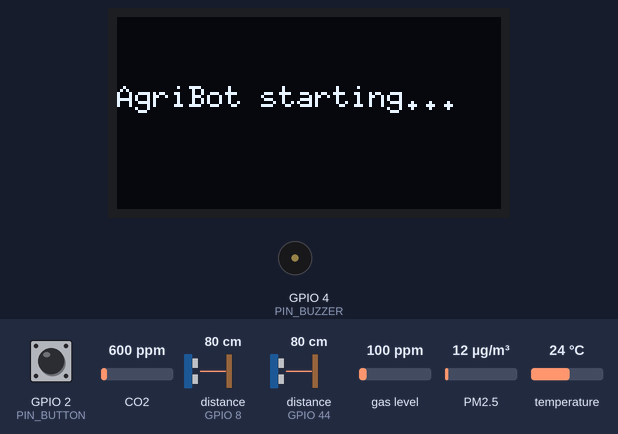
Bench run of a sketch on a simulated Seeed XIAO ESP32-S3. On the bench: 128×64 one-colour display, buzzer (waves = sounding). Wiring (inferred from the names in the program): 2 × ultrasonic range finder: trigger GPIO 7, echo GPIO 8 / trigger GPIO 43, echo GPIO 44; dust sensor: data GPIO 1; MCP9808 temperature sensor at I2C address 0x18. The test bench sets the inputs (shaded band); at power-on: distance to the obstacle (sensors on GPIO 44, GPIO 8) 80 cm, CO2 600 ppm, GPIO 2 (PIN_BUTTON) HIGH, gas level 100 ppm, PM2.5 12 µg/m³, temperature 24 °C. The echo pulse lasts 58.3 µs per cm; WiFi joins after 1.5 s; servers stay silent unless stated; uploads are accepted with an empty reply; what the sketch prints to the serial monitor is not drawn.

Above: at 0.33 s.
1.3 s: distance to the obstacle (sensor on GPIO 44) set to 2 cm
At 5.0 s:
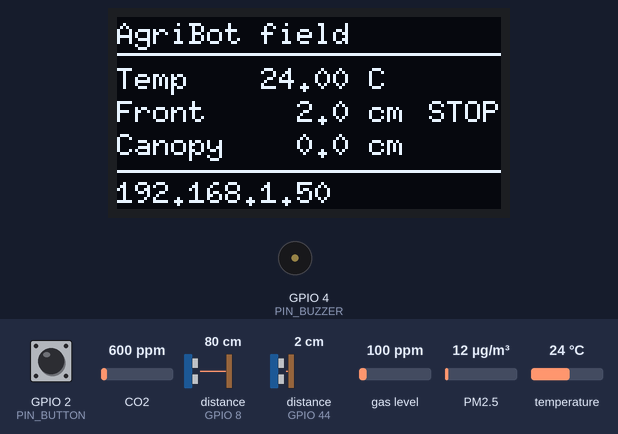
7.7 s: CO2 set to 2350 ppm
At 9.0 s:
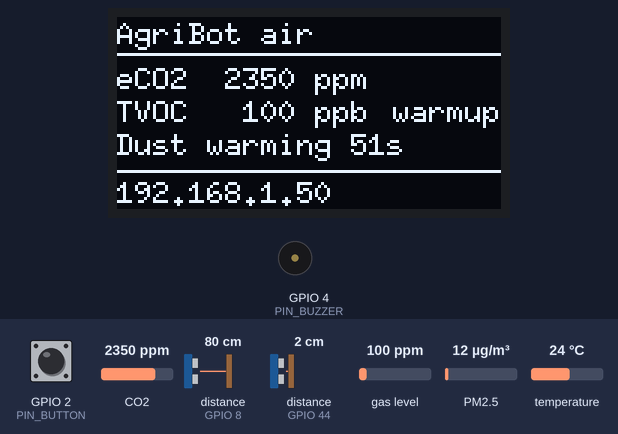
14.1 s: GPIO 2 (PIN_BUTTON) pulled LOW for 0.15 s
At 15.8 s:
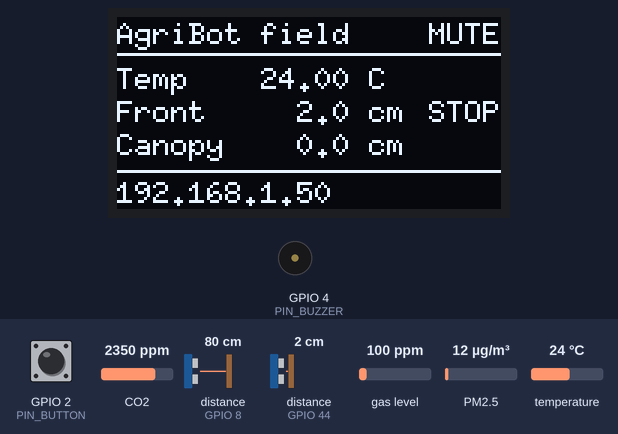
20.6 s: GPIO 2 (PIN_BUTTON) pulled LOW for 1 s
At 25.0 s:
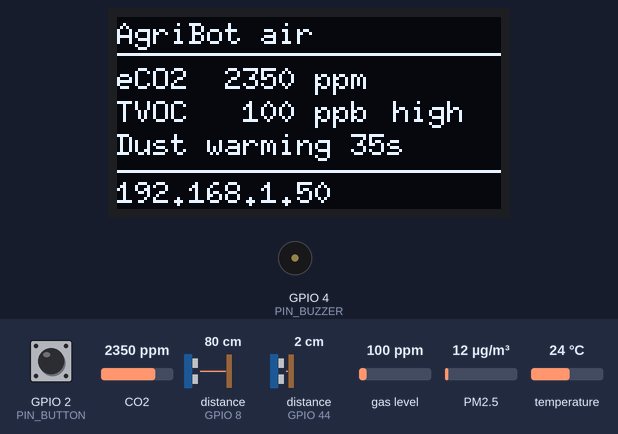
28.0 s: CO2 set to 452 ppm
At 32.9 s:
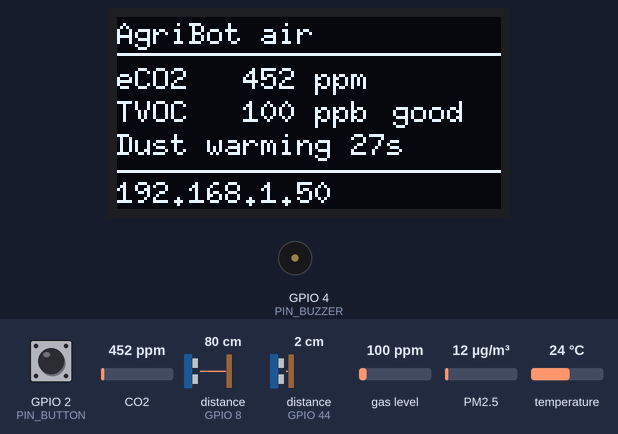
34.4 s: gas level set to 250 ppm
At 36.0 s:
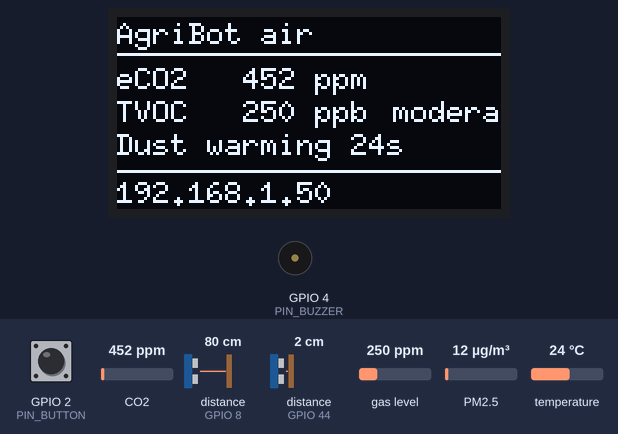
Timing chart, 0 to 37.5 s (numbered marks = the images above; inputs shaded):
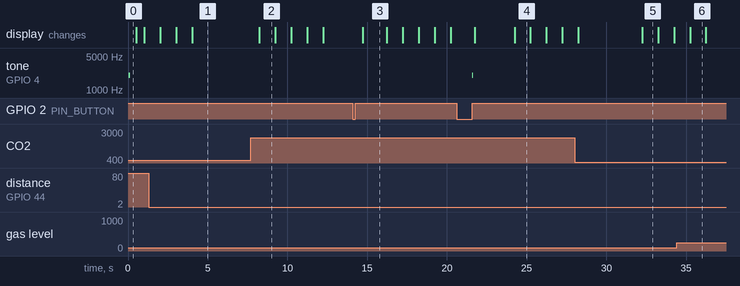

The sketch:

sensor_node.ino
```cpp
// AgriBot sensor node
// Board : Seeed XIAO ESP32-S3 on the Seeed XIAO Expansion Board v1.1
// Reads : SGP30   eCO2 / TVOC                       (I2C, Grove IIC port 1)
//         MCP9808 air temperature, +/-0.25 C        (I2C, Grove IIC port 2)
//         PPD42   dust, low-pulse occupancy          (D0)
//         HC-SR04 x2  front obstacle + canopy height (D6/D7, D8/D9)
// Shows : two rotating OLED pages, beeps on air-quality threshold crossings
// Sends : JSON to the laptop dashboard every 5 s
//
// Arduino IDE setup
//   Board package : "esp32" by Espressif (Boards Manager)
//   Board         : XIAO_ESP32S3
//   Libraries     : "Adafruit SGP30 Sensor", "U8g2" (Library Manager)

#include <WiFi.h>
#include <HTTPClient.h>
#include <WebServer.h>
#include <Wire.h>
#include <Adafruit_SGP30.h>
#include <U8g2lib.h>
#include "secrets.h"

// ---------------------------------------------------------------- pins
// D1 (button) and D3 (buzzer) are fixed by the expansion board. D8/D9 are the
// board's microSD SPI lines - the SD slot is unused, so they drive the second
// ultrasonic instead. I2C (OLED, SGP30, MCP9808) is on D4 (SDA) / D5 (SCL).
constexpr uint8_t PIN_DUST       = D0;  // PPD42 pin 4 (P1) through divider
constexpr uint8_t PIN_BUTTON     = D1;  // onboard push button, active LOW
constexpr uint8_t PIN_BUZZER     = D3;  // onboard passive buzzer
constexpr uint8_t PIN_FRONT_TRIG = D6;  // HC-SR04 #1, facing forward
constexpr uint8_t PIN_FRONT_ECHO = D7;  //   through divider
constexpr uint8_t PIN_DOWN_TRIG  = D8;  // HC-SR04 #2, facing down at the crop
constexpr uint8_t PIN_DOWN_ECHO  = D9;  //   through divider

// ---------------------------------------------------------------- geometry
// Height of the downward ultrasonic above the ground. Canopy height is this
// minus the measured distance, so measure it with a ruler once mounted.
constexpr float DOWN_SENSOR_HEIGHT_CM = 40.0f;
constexpr float OBSTACLE_CM           = 25.0f;   // front reading below this = obstacle

// ---------------------------------------------------------------- timing
constexpr uint32_t SGP_PERIOD_MS    = 1000;   // SGP30 baseline algorithm expects 1 Hz
constexpr uint32_t DUST_WINDOW_MS   = 30000;  // PPD42 datasheet sampling window
constexpr uint32_t TEMP_PERIOD_MS   = 2000;
constexpr uint32_t SONAR_PERIOD_MS  = 250;    // alternates sensors -> each at 2 Hz
constexpr uint32_t POST_PERIOD_MS   = 5000;
constexpr uint32_t OLED_PERIOD_MS   = 500;
constexpr uint32_t OLED_PAGE_MS     = 4000;
constexpr uint32_t WIFI_RETRY_MS    = 10000;
constexpr uint32_t SGP_WARMUP_MS    = 15000;  // reads a flat 400 ppm / 0 ppb until then
constexpr uint32_t DUST_WARMUP_MS   = 60000;  // PPD42 heater needs ~1 min to settle

// ---------------------------------------------------------------- alert thresholds
// TVOC bands follow the German UBA guideline; eCO2 bands are common indoor limits.
// Dust bands are indicative only - the PPD42 is a particle counter, not a reference
// instrument.
constexpr uint16_t TVOC_MODERATE = 220,   TVOC_HIGH = 660;      // ppb
constexpr uint16_t ECO2_MODERATE = 1000,  ECO2_HIGH = 2000;     // ppm
constexpr float    DUST_MODERATE = 10000, DUST_HIGH = 20000;    // pcs / 0.01 ft^3

enum Level : uint8_t { LV_WARMUP, LV_GOOD, LV_MODERATE, LV_HIGH, LV_ABSENT };
const char *LEVEL_NAME[] = {"warmup", "good", "moderate", "high", "absent"};

// ---------------------------------------------------------------- devices
constexpr uint8_t MCP9808_ADDR = 0x18;
Adafruit_SGP30 sgp;
U8G2_SSD1306_128X64_NONAME_F_HW_I2C oled(U8G2_R0, U8X8_PIN_NONE);
WebServer server(80);

bool sgpOk = false, tempOk = false, muted = false;

// ---------------------------------------------------------------- readings
struct Readings {
  uint16_t eco2 = 0, tvoc = 0;
  float dustRatio = 0, dustConc = 0;  // % low time, pcs / 0.01 ft^3
  bool dustValid = false, dustPresent = true;
  Level air = LV_WARMUP, dust = LV_WARMUP;
  float tempC = NAN;
  float frontCm = NAN, downCm = NAN;  // NAN = no echo (nothing within ~4 m)
} r;

// ---------------------------------------------------------------- PPD42 low-pulse timing
// The sensor pulls P1 LOW while particles cross its beam. Concentration follows
// from the fraction of time the line spends LOW over a 30 s window. Timing it in
// an interrupt keeps loop() free, unlike the usual blocking pulseIn() approach.
portMUX_TYPE dustMux = portMUX_INITIALIZER_UNLOCKED;
volatile uint32_t dustLowAccumUs = 0;
volatile uint32_t dustLowStartUs = 0;
volatile bool dustIsLow = false;
volatile uint32_t dustEdges = 0;

void IRAM_ATTR onDustEdge() {
  uint32_t now = micros();
  portENTER_CRITICAL_ISR(&dustMux);
  dustEdges = dustEdges + 1;
  if (digitalRead(PIN_DUST) == LOW) {
    if (!dustIsLow) { dustIsLow = true; dustLowStartUs = now; }
  } else if (dustIsLow) {
    dustLowAccumUs += now - dustLowStartUs;
    dustIsLow = false;
  }
  portEXIT_CRITICAL_ISR(&dustMux);
}

// Returns LOW time in the window just ended and starts a new one. A pulse still
// in progress is split at the window boundary so no time is lost or double counted.
uint32_t takeDustLowUs(uint32_t &edges) {
  uint32_t now = micros();
  portENTER_CRITICAL(&dustMux);
  uint32_t lowUs = dustLowAccumUs;
  if (dustIsLow) { lowUs += now - dustLowStartUs; dustLowStartUs = now; }
  dustLowAccumUs = 0;
  edges = dustEdges;
  dustEdges = 0;
  portEXIT_CRITICAL(&dustMux);
  return lowUs;
}

// ---------------------------------------------------------------- MCP9808
uint16_t mcpRead16(uint8_t reg) {
  Wire.beginTransmission(MCP9808_ADDR);
  Wire.write(reg);
  if (Wire.endTransmission(false) != 0) return 0xFFFF;
  if (Wire.requestFrom(MCP9808_ADDR, (uint8_t)2) != 2) return 0xFFFF;
  uint16_t hi = Wire.read();
  return (hi << 8) | Wire.read();
}

bool mcpBegin() {
  // Manufacturer ID 0x0054 and device ID 0x04 identify a genuine MCP9808.
  return mcpRead16(0x06) == 0x0054 && (mcpRead16(0x07) >> 8) == 0x04;
}

float mcpReadC() {
  uint16_t raw = mcpRead16(0x05);  // ambient temperature register
  if (raw == 0xFFFF) return NAN;
  float t = (raw & 0x0FFF) / 16.0f;
  if (raw & 0x1000) t -= 256.0f;  // sign bit
  return t;
}

// ---------------------------------------------------------------- HC-SR04
// Speed of sound rises ~0.6 m/s per degree C; using the MCP9808 reading
// instead of a fixed 343 m/s removes a ~2 % error on a hot field day.
float soundSpeedCmPerUs() {
  float t = isnan(r.tempC) ? 20.0f : r.tempC;
  return (331.3f + 0.606f * t) / 10000.0f;
}

float readSonarCm(uint8_t trig, uint8_t echo) {
  digitalWrite(trig, LOW);
  delayMicroseconds(2);
  digitalWrite(trig, HIGH);
  delayMicroseconds(10);
  digitalWrite(trig, LOW);
  uint32_t us = pulseIn(echo, HIGH, 25000);  // 25 ms ~= 4.3 m, the sensor's limit
  if (us == 0) return NAN;
  return us * soundSpeedCmPerUs() / 2.0f;
}

// Median of the last three readings rejects the odd stray echo.
struct Median3 {
  float v[3] = {NAN, NAN, NAN};
  uint8_t i = 0;
  float push(float x) {
    v[i] = x; i = (i + 1) % 3;
    float a = v[0], b = v[1], c = v[2];
    if (isnan(a) || isnan(b) || isnan(c)) return x;
    return max(min(a, b), min(max(a, b), c));
  }
} frontFilter, downFilter;

float canopyCm() {
  if (isnan(r.downCm)) return NAN;
  return max(0.0f, DOWN_SENSOR_HEIGHT_CM - r.downCm);
}

// ---------------------------------------------------------------- helpers
Level gradeAir(uint16_t eco2, uint16_t tvoc) {
  if (tvoc >= TVOC_HIGH || eco2 >= ECO2_HIGH) return LV_HIGH;
  if (tvoc >= TVOC_MODERATE || eco2 >= ECO2_MODERATE) return LV_MODERATE;
  return LV_GOOD;
}

Level gradeDust(float conc) {
  if (conc >= DUST_HIGH) return LV_HIGH;
  if (conc >= DUST_MODERATE) return LV_MODERATE;
  return LV_GOOD;
}

void beep(uint8_t times) {
  if (muted) return;
  for (uint8_t i = 0; i < times; i++) {
    tone(PIN_BUZZER, 2700, 120);
    delay(180);
  }
}

// JSON has no NaN, so missing readings are sent as null.
void jsonNum(char *out, size_t n, float v, int decimals) {
  if (isnan(v)) snprintf(out, n, "null");
  else snprintf(out, n, "%.*f", decimals, v);
}

String toJson() {
  char temp[16], front[16], down[16], canopy[16], buf[520];
  jsonNum(temp, sizeof(temp), r.tempC, 2);
  jsonNum(front, sizeof(front), r.frontCm, 1);
  jsonNum(down, sizeof(down), r.downCm, 1);
  jsonNum(canopy, sizeof(canopy), canopyCm(), 1);
  bool obstacle = !isnan(r.frontCm) && r.frontCm < OBSTACLE_CM;
  snprintf(buf, sizeof(buf),
           "{\"node\":\"xiao-s3\",\"uptime_s\":%lu,\"rssi\":%d,"
           "\"sgp30_ok\":%s,\"eco2_ppm\":%u,\"tvoc_ppb\":%u,\"air_level\":\"%s\","
           "\"dust_present\":%s,\"dust_valid\":%s,\"dust_ratio_pct\":%.3f,\"dust_pcs_per_0_01cf\":%.1f,"
           "\"dust_level\":\"%s\",\"mcp9808_ok\":%s,\"temp_c\":%s,"
           "\"front_cm\":%s,\"obstacle\":%s,\"down_cm\":%s,\"canopy_cm\":%s,"
           "\"muted\":%s}",
           millis() / 1000UL, WiFi.isConnected() ? WiFi.RSSI() : 0,
           sgpOk ? "true" : "false", r.eco2, r.tvoc, LEVEL_NAME[r.air],
           r.dustPresent ? "true" : "false", r.dustValid ? "true" : "false",
           r.dustRatio, r.dustConc,
           LEVEL_NAME[r.dust], tempOk ? "true" : "false", temp,
           front, obstacle ? "true" : "false", down, canopy,
           muted ? "true" : "false");
  return String(buf);
}

// ---------------------------------------------------------------- tasks
void readSgp30() {
  if (!sgpOk) return;
  if (!sgp.IAQmeasure()) { Serial.println("SGP30 read failed"); return; }
  r.eco2 = sgp.eCO2;
  r.tvoc = sgp.TVOC;
  Level prev = r.air;
  r.air = millis() < SGP_WARMUP_MS ? LV_WARMUP : gradeAir(r.eco2, r.tvoc);
  if (r.air == LV_HIGH && prev != LV_HIGH) beep(3);
}

void readTemperature() {
  if (!tempOk) return;
  float t = mcpReadC();
  if (!isnan(t)) r.tempC = t;
}

// Fires one sensor per call so the two never hear each other's ping.
void readSonars() {
  static bool front = true;
  if (front) r.frontCm = frontFilter.push(readSonarCm(PIN_FRONT_TRIG, PIN_FRONT_ECHO));
  else r.downCm = downFilter.push(readSonarCm(PIN_DOWN_TRIG, PIN_DOWN_ECHO));
  front = !front;
}

void closeDustWindow(uint32_t windowMs) {
  uint32_t edges;
  uint32_t lowUs = takeDustLowUs(edges);
  // A working PPD42 idles HIGH and pulses LOW. A line held LOW for a whole
  // window with no pulses means no sensor (the pin's pull-down, or the
  // divider's bottom resistors, hold it there) - not maximum dust.
  if (edges == 0 && digitalRead(PIN_DUST) == LOW) {
    r.dustPresent = false;
    r.dustValid = false;
    r.dust = LV_ABSENT;
    Serial.println("dust: PPD42 not detected (pin held LOW, no pulses) - check wiring");
    return;
  }
  r.dustPresent = true;
  float ratio = lowUs / (windowMs * 10.0f);  // percent of window spent LOW
  // Shinyei's published curve for the PPD42 (particles > 1 um)
  r.dustRatio = ratio;
  r.dustConc = 1.1f * powf(ratio, 3) - 3.8f * powf(ratio, 2) + 520.0f * ratio + 0.62f;
  r.dustValid = millis() >= DUST_WARMUP_MS;
  Level prev = r.dust;
  r.dust = r.dustValid ? gradeDust(r.dustConc) : LV_WARMUP;
  if (r.dust == LV_HIGH && prev != LV_HIGH) beep(2);
  Serial.printf("dust: low %.3f %%  ->  %.0f pcs/0.01cf (%s)\n",
                r.dustRatio, r.dustConc, LEVEL_NAME[r.dust]);
}

void postToLaptop() {
  if (!WiFi.isConnected()) return;
  HTTPClient http;
  http.setConnectTimeout(1500);
  http.setTimeout(1500);
  String url = String("http://") + SERVER_HOST + ":" + SERVER_PORT + "/api/sensors";
  if (!http.begin(url)) return;
  http.addHeader("Content-Type", "application/json");
  int code = http.POST(toJson());
  if (code != 200) Serial.printf("POST %s -> %d\n", url.c_str(), code);
  http.end();
}

const char *wifiState() {
  switch (WiFi.status()) {
    case WL_CONNECTED:      return "connected";
    case WL_NO_SSID_AVAIL:  return "network not found (antenna fitted? 2.4 GHz?)";
    case WL_CONNECT_FAILED: return "connect failed (password?)";
    case WL_CONNECTION_LOST:return "connection lost";
    default:                return "connecting";
  }
}

void printSummary() {
  Serial.printf("eCO2 %u ppm  TVOC %u ppb  temp %.2f C  front %.1f cm  down %.1f cm  "
                "canopy %.1f cm  WiFi %s\n",
                r.eco2, r.tvoc, r.tempC, r.frontCm, r.downCm, canopyCm(),
                WiFi.isConnected() ? WiFi.localIP().toString().c_str() : wifiState());
}

void drawAirPage() {
  char line[24];
  if (sgpOk) {
    snprintf(line, sizeof(line), "eCO2 %5u ppm", r.eco2);
    oled.drawStr(0, 24, line);
    snprintf(line, sizeof(line), "TVOC %5u ppb", r.tvoc);
    oled.drawStr(0, 35, line);
    oled.drawStr(92, 35, LEVEL_NAME[r.air]);
  } else {
    oled.drawStr(0, 30, "SGP30 not found");
  }
  if (!r.dustPresent) snprintf(line, sizeof(line), "Dust: no sensor");
  else if (r.dustValid) snprintf(line, sizeof(line), "Dust %6.0f pcs", r.dustConc);
  else snprintf(line, sizeof(line), "Dust warming %2lus",
                (unsigned long)(DUST_WARMUP_MS - min<uint32_t>(millis(), DUST_WARMUP_MS)) / 1000UL);
  oled.drawStr(0, 46, line);
  if (r.dustValid) oled.drawStr(92, 46, LEVEL_NAME[r.dust]);
}

void drawFieldPage() {
  char line[24];
  if (tempOk && !isnan(r.tempC)) snprintf(line, sizeof(line), "Temp   %6.2f C", r.tempC);
  else snprintf(line, sizeof(line), "MCP9808 not found");
  oled.drawStr(0, 24, line);
  if (isnan(r.frontCm)) snprintf(line, sizeof(line), "Front     --- cm");
  else snprintf(line, sizeof(line), "Front  %6.1f cm", r.frontCm);
  oled.drawStr(0, 35, line);
  if (!isnan(r.frontCm) && r.frontCm < OBSTACLE_CM) oled.drawStr(104, 35, "STOP");
  float canopy = canopyCm();
  if (isnan(canopy)) snprintf(line, sizeof(line), "Canopy    --- cm");
  else snprintf(line, sizeof(line), "Canopy %6.1f cm", canopy);
  oled.drawStr(0, 46, line);
}

void drawOled() {
  bool fieldPage = (millis() / OLED_PAGE_MS) % 2;
  oled.clearBuffer();
  oled.setFont(u8g2_font_6x10_tf);
  oled.drawStr(0, 9, fieldPage ? "AgriBot field" : "AgriBot air");
  if (muted) oled.drawStr(104, 9, "MUTE");
  oled.drawHLine(0, 12, 128);
  if (fieldPage) drawFieldPage(); else drawAirPage();
  oled.drawHLine(0, 51, 128);
  if (WiFi.isConnected()) oled.drawStr(0, 62, WiFi.localIP().toString().c_str());
  else oled.drawStr(0, 62, "WiFi connecting...");
  oled.sendBuffer();
}

// Retries only after an attempt has actually ended. Calling begin() while the
// driver is still mid-handshake aborts it ("sta is connecting, cannot set config").
void maintainWifi() {
  static uint32_t lastTry = 0;
  if (WiFi.isConnected() || millis() - lastTry < WIFI_RETRY_MS) return;
  wl_status_t st = WiFi.status();
  if (st != WL_NO_SSID_AVAIL && st != WL_CONNECT_FAILED &&
      st != WL_CONNECTION_LOST && st != WL_DISCONNECTED) return;
  lastTry = millis();
  WiFi.disconnect();
  WiFi.begin(WIFI_SSID, WIFI_PASSWORD);
}

void pollButton() {
  static bool wasDown = false;
  static uint32_t downAt = 0;
  bool down = digitalRead(PIN_BUTTON) == LOW;
  if (down && !wasDown) downAt = millis();
  if (!down && wasDown && millis() - downAt > 30) {  // debounced release
    muted = !muted;
    if (!muted) tone(PIN_BUZZER, 2000, 60);
  }
  wasDown = down;
}

// ---------------------------------------------------------------- setup / loop
void setup() {
  Serial.begin(115200);
  pinMode(PIN_BUTTON, INPUT_PULLUP);
  pinMode(PIN_BUZZER, OUTPUT);
  pinMode(PIN_DUST, INPUT_PULLDOWN);  // an unplugged sensor reads LOW, not noise
  pinMode(PIN_FRONT_TRIG, OUTPUT);
  pinMode(PIN_FRONT_ECHO, INPUT);
  pinMode(PIN_DOWN_TRIG, OUTPUT);
  pinMode(PIN_DOWN_ECHO, INPUT);
  attachInterrupt(digitalPinToInterrupt(PIN_DUST), onDustEdge, CHANGE);

  Wire.begin();
  oled.begin();
  oled.clearBuffer();
  oled.setFont(u8g2_font_6x10_tf);
  oled.drawStr(0, 30, "AgriBot starting...");
  oled.sendBuffer();

  sgpOk = sgp.begin();
  Serial.println(sgpOk ? "SGP30 found" : "SGP30 NOT found - check its I2C wiring");
  tempOk = mcpBegin();
  Serial.println(tempOk ? "MCP9808 found" : "MCP9808 NOT found - check its Grove cable");

  WiFi.mode(WIFI_STA);
  WiFi.setSleep(false);
  WiFi.begin(WIFI_SSID, WIFI_PASSWORD);

  // Local endpoint so the readings can be checked from a phone browser too.
  server.on("/", []() { server.send(200, "application/json", toJson()); });
  server.begin();

  tone(PIN_BUZZER, 2000, 80);
}

void loop() {
  static uint32_t lastSgp = 0, lastDust = 0, lastTemp = 0, lastSonar = 0,
                  lastPost = 0, lastOled = 0;
  uint32_t now = millis();

  if (now - lastSgp >= SGP_PERIOD_MS) { lastSgp = now; readSgp30(); }
  if (now - lastTemp >= TEMP_PERIOD_MS) { lastTemp = now; readTemperature(); }
  if (now - lastSonar >= SONAR_PERIOD_MS) { lastSonar = now; readSonars(); }
  if (now - lastDust >= DUST_WINDOW_MS) { closeDustWindow(now - lastDust); lastDust = now; }
  if (now - lastPost >= POST_PERIOD_MS) { lastPost = now; postToLaptop(); printSummary(); }
  if (now - lastOled >= OLED_PERIOD_MS) { lastOled = now; drawOled(); }

  pollButton();
  maintainWifi();
  server.handleClient();
}
```

secrets.example.h
```cpp
// Copy this file to secrets.h and fill in your values.
// secrets.h is git-ignored so your Wi-Fi password never reaches GitHub.
#pragma once

#define WIFI_SSID     "YOUR_HOTSPOT_NAME"
#define WIFI_PASSWORD "YOUR_HOTSPOT_PASSWORD"

// Laptop running the dashboard. 192.168.137.1 is the laptop's own address
// when it hosts a Windows Mobile Hotspot, so this default works as-is there.
#define SERVER_HOST "192.168.137.1"
#define SERVER_PORT 5000
```

Measured:
- after the input at 1.3 s, the display: first differs from a run without the input after 2.7 s (image 1)
- after the input at 14.1 s, tone on GPIO 4 (PIN_BUZZER): stops changing and stays silent; the display: changes after 0.64 s (image 3)
- after the input at 20.6 s, tone on GPIO 4 (PIN_BUZZER): silent → 2000 Hz after 1.0 s, → silent 0.06 s later; the display: first changes after 1.1 s (image 4 shows a later state)
- after the input at 28.0 s, the display: first differs from a run without the input after 4.2 s (image 5)
- after the input at 34.4 s, the display: changes after 0.84 s (image 6)
- what the display in image 2 shows lasts 1.0 s, from 8.2 s to 9.2 s
- what the display in image 3 shows lasts 1.5 s, from 14.7 s to 16.2 s
